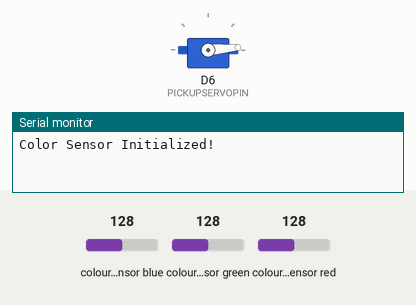
Bench run of a sketch on a simulated Arduino Nano 33 BLE. Parts: servo, the last lines printed to the serial monitor. The test bench sets the inputs (shaded band); at power-on: colour sensor blue 128, colour sensor green 128, colour sensor red 128.

Above: at 0.05 s.
At 2.7 s:
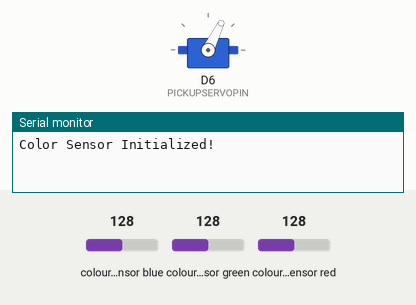
At 5.35 s:
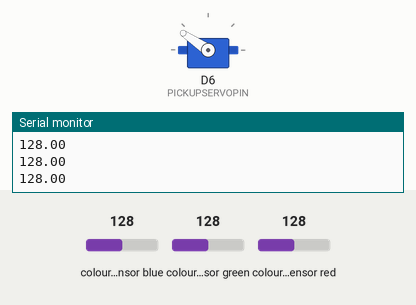
At 10.7 s:
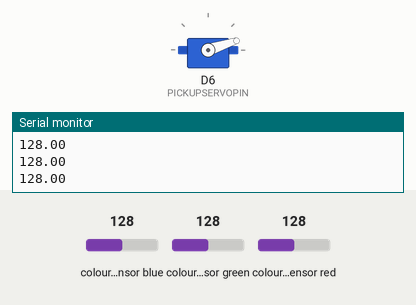
Timing chart, 0 to 14.2 s (numbered marks = the images above):
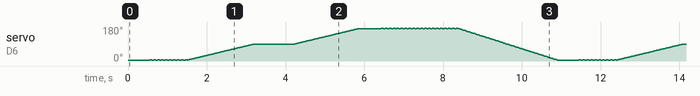

The sketch:

colorServoTest.ino
```cpp
#include <Arduino_APDS9960.h>
#include <Servo.h>

const int PICKUPSERVOPIN = 6;
const int COLOR_THRESH = 10;

//.Initialize Servos
Servo pickupServo;
Servo dropoffServo;

const float start = 5;
const float stop = 172.5;
const float mid = (start + stop) / 2;

void setup() {
  Serial.begin(9600);

 // Set Up Color Sensor with I2C.
  if (!APDS.begin()) {
    Serial.println("Error initializing APDS-9960 sensor.");
  } else {
    Serial.println("Color Sensor Initialized!");
  }

  pickupServo.attach(PICKUPSERVOPIN, 500, 2700);
}

void loop() {
  pickupServo.write(start);
  delay(500);

  for (int i = 0; i < 10; i++) {
    pickupServo.write(start-1);
    delay(50);
    pickupServo.write(start+1);
    delay(50);
  }

  for (int pos = start; pos <= mid; pos += 1) { // goes from 0 degrees to 180 degrees
    // in steps of 1 degree
    pickupServo.write(pos);              // tell servo to go to position in variable 'pos'
    delay(20);                       // waits 15ms for the servo to reach the position
  }

  pickupServo.write(mid);
  delay(500);


  while (!APDS.colorAvailable());
  int r, g, b;
  // read the color
  APDS.readColor(r, g, b);
  float grayscale = (0.2126*r + 0.7152*g + 0.0722*b);

  Serial.println("Reading: ");
  for (int i = 0; i < 5; i++) {
    Serial.println(grayscale);
    delay(100);
  }

   for (int pos = mid; pos <= stop; pos += 1) { // goes from 0 degrees to 180 degrees
    // in steps of 1 degree
    pickupServo.write(pos);              // tell servo to go to position in variable 'pos'
    delay(20);                       // waits 15ms for the servo to reach the position
  }

  pickupServo.write(stop);
  delay(500);

  for (int i = 0; i < 10; i++) {
    pickupServo.write(stop-1);
    delay(50);
    pickupServo.write(stop+1);
    delay(50);
  }
  for (int i = 0; i < 10; i++) {
    pickupServo.write(stop-2);
    delay(50);
    pickupServo.write(stop+2);
    delay(50);
  }


  for (int pos = stop; pos >= start; pos -= 1) { // goes from 180 degrees to 0 degrees
    pickupServo.write(pos);              // tell servo to go to position in variable 'pos'
    delay(15);                       // waits 15ms for the servo to reach the position
  }


}
```

Measured:
- by itself, servo on D6 (PICKUPSERVOPIN): moves between 4° and 174°, repeating every 10.9 s
